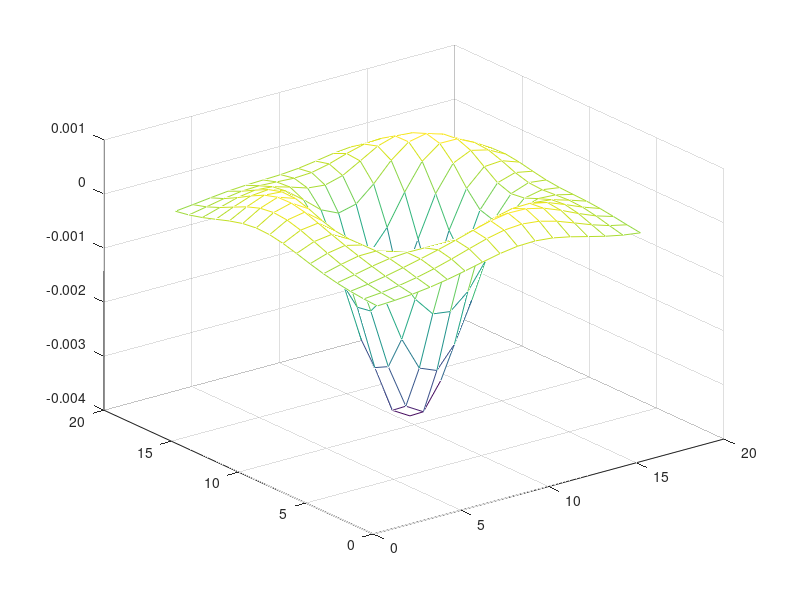

Reproduce this figure in MATLAB. (Note: this script raises an error after producing the figure.)
% CSCI-UA.0480-001 Assignment 1 part 3
% Scale invariance
% Created By Chris Jimenez(3/3/14)


% name of the input image file
imname = 'einstein.jpg';

%Arbitrary sigma value b/w 2-4
sigma = 3;

%specific row and column were looking at
row = 186;
col = 148;

%STEP 1...
%generate a Laplacian filter of standard deviation sigma
dxx = [1 -2 1];
dyy = dxx';

%create 2D Gaussian filter
h = fspecial('gaussian', sigma*6, sigma);

%computing x and y operator
partderxx = conv2(h, dxx, 'valid');
partderyy = conv2(h, dyy, 'valid');

%Crop x and y operator for addition
partderxx = partderxx(1:end -2, :);
partderyy = partderyy(:,1:end -2);

%visualize lap using mesh()
lapfilter = partderxx +partderyy;
figure
mesh(lapfilter)

%STEP 2...
% read in the image
fullim = imread(imname);
fullim = im2double(fullim);

% half the image 
halfim = imresize(fullim, .50);

%STEP 3...

a = [ ];
b = [ ];
c = [ ];
d = [ ];
sigvals = [];

%iterate through sig 3- 15 in increments of 0.4
for sig = 3:0.4:15
    g = fspecial('gaussian', round(sig*6), sig);
  
    
    partderxx = conv2(g, dxx, 'valid');
    partderyy = conv2(g, dyy, 'valid');

    %Crop x and y operator for addition
    partderxx = partderxx(1:end -2, :);
    partderyy = partderyy(:,1:end -2);

    %calculate lap filter and its normal
    lapfilter = partderxx + partderyy;
    normlapfilter = (sig.^2)*lapfilter;
    
    %Convolve full and half image with lap filter
    fullimconv = conv2(fullim, lapfilter,'same');
    halfimconv = conv2(halfim, lapfilter,'same');
    
    %Convolve full and half image with norm version of lap filter
    fullimconvN = conv2(fullim, normlapfilter,'same');
    halfimconvN = conv2(halfim, normlapfilter,'same');
    
    %Record the four numbers...
    a(end+1) = fullimconv(row, col);
    b(end+1) = halfimconv(row/2, col/2);    
    
    c(end+1) = fullimconvN(row, col);    
    d(end+1) = halfimconvN(row/2, col/2);
    
    sigvals(end+1) = sig;
    
        
end

%Display the plot of Laplacian operator normalized and not normalized
figure
subplot(2,1,1);
plot(sigvals, a, sigvals, b)
title('Laplacian Operator v. Sigma');
xlabel('Sigma');
subplot(2,1,2);
plot(sigvals, c, sigvals, d)
title('Normalized Laplacian Operator v. Sigma');
xlabel('Sigma');

%Determine peak for radius values...
full_normlappeak = findpeaks(c);
half_normlappeak = findpeaks(d);

r1 = max(full_normlappeak);
r2 = max(half_normlappeak);

%Display images with ellipses superimposed at row col location
figure, imshow(fullim), hold on
imellipse(gca, [col row r1 r1]);

figure, imshow(halfim), hold on
imellipse(gca, [col/2 row/2 r2 r2]);









